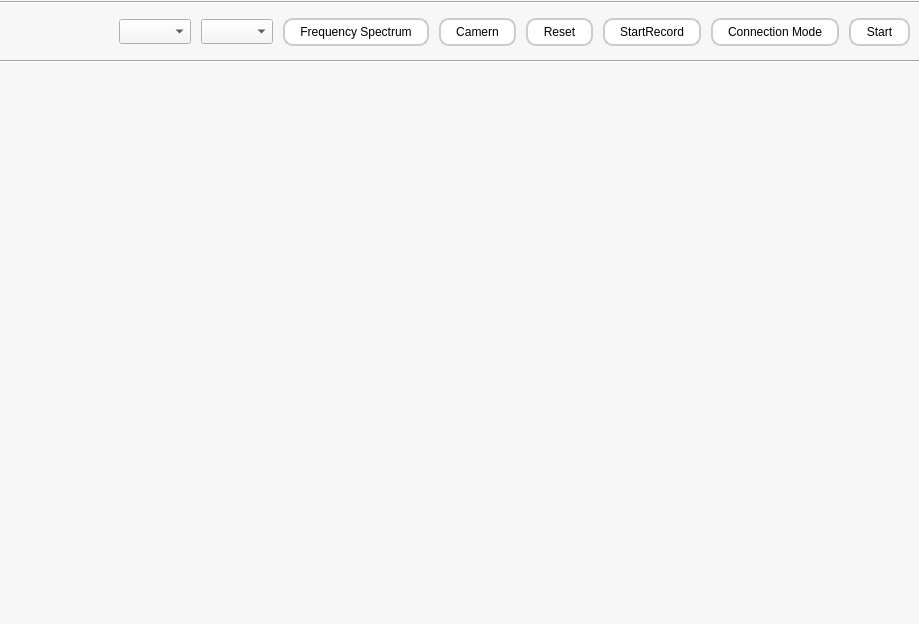
<?xml version="1.0" encoding="UTF-8"?>
<ui version="4.0">
 <class>BCAI</class>
 <widget class="QMainWindow" name="BCAI">
  <property name="geometry">
   <rect>
    <x>0</x>
    <y>0</y>
    <width>919</width>
    <height>624</height>
   </rect>
  </property>
  <property name="windowTitle">
   <string>BCAI</string>
  </property>
  <widget class="QWidget" name="centralwidget">
   <property name="styleSheet">
    <string notr="true">background-color: rgb(247, 247, 247);</string>
   </property>
   <layout class="QVBoxLayout" name="verticalLayout" stretch="0,1,0,15">
    <property name="spacing">
     <number>5</number>
    </property>
    <property name="leftMargin">
     <number>0</number>
    </property>
    <property name="topMargin">
     <number>1</number>
    </property>
    <property name="rightMargin">
     <number>0</number>
    </property>
    <property name="bottomMargin">
     <number>0</number>
    </property>
    <item>
     <widget class="Line" name="line_2">
      <property name="orientation">
       <enum>Qt::Horizontal</enum>
      </property>
     </widget>
    </item>
    <item>
     <widget class="QWidget" name="Naviwidget" native="true">
      <property name="styleSheet">
       <string notr="true">background-color: rgb(247, 247, 247);</string>
      </property>
      <layout class="QHBoxLayout" name="horizontalLayout">
       <property name="spacing">
        <number>10</number>
       </property>
       <item>
        <spacer name="horizontalSpacer">
         <property name="orientation">
          <enum>Qt::Horizontal</enum>
         </property>
         <property name="sizeHint" stdset="0">
          <size>
           <width>40</width>
           <height>20</height>
          </size>
         </property>
        </spacer>
       </item>
       <item>
        <widget class="QComboBox" name="filterComboBox">
         <property name="minimumSize">
          <size>
           <width>0</width>
           <height>25</height>
          </size>
         </property>
        </widget>
       </item>
       <item>
        <widget class="QComboBox" name="FormDatabox">
         <property name="minimumSize">
          <size>
           <width>0</width>
           <height>25</height>
          </size>
         </property>
        </widget>
       </item>
       <item>
        <widget class="QPushButton" name="fqspushButton">
         <property name="styleSheet">
          <string notr="true">QPushButton {
	font: 9pt &quot;Mongolian Baiti&quot;;
    border: 2px solid#cccccc;
    border-radius: 10px;
    padding: 5px 15px;
   background-color: rgb(255, 255, 255);
}QPushButton:hover {
             background-color: rgb(184, 184, 184);
        }</string>
         </property>
         <property name="text">
          <string>Frequency Spectrum</string>
         </property>
        </widget>
       </item>
       <item>
        <widget class="QPushButton" name="camerapushButton">
         <property name="styleSheet">
          <string notr="true">QPushButton {
	font: 9pt &quot;Mongolian Baiti&quot;;
    border: 2px solid#cccccc;
    border-radius: 10px;
    padding: 5px 15px;
   background-color: rgb(255, 255, 255);
}QPushButton:hover {
             background-color: rgb(184, 184, 184);
        }</string>
         </property>
         <property name="text">
          <string>Camern</string>
         </property>
        </widget>
       </item>
       <item>
        <widget class="QPushButton" name="chongzhipushButton">
         <property name="styleSheet">
          <string notr="true">QPushButton {
	font: 9pt &quot;Mongolian Baiti&quot;;
    border: 2px solid#cccccc;
    border-radius: 10px;
    padding: 5px 15px;
   background-color: rgb(255, 255, 255);
}QPushButton:hover {
            background-color: rgb(184, 184, 184);
        }</string>
         </property>
         <property name="text">
          <string>Reset</string>
         </property>
        </widget>
       </item>
       <item>
        <widget class="QPushButton" name="recordpushButton">
         <property name="styleSheet">
          <string notr="true">QPushButton {
	font: 9pt &quot;Mongolian Baiti&quot;;
    border: 2px solid#cccccc;
    border-radius: 10px;
    padding: 5px 15px;
   background-color: rgb(255, 255, 255);
}QPushButton:hover {
             background-color: rgb(184, 184, 184);
        }</string>
         </property>
         <property name="text">
          <string>StartRecord</string>
         </property>
        </widget>
       </item>
       <item>
        <widget class="QPushButton" name="ConnectpushButton">
         <property name="styleSheet">
          <string notr="true">QPushButton {
	font: 9pt &quot;Mongolian Baiti&quot;;
    border: 2px solid#cccccc;
    border-radius: 10px;
    padding: 5px 15px;
   background-color: rgb(255, 255, 255);
}QPushButton:hover {
            background-color: rgb(184, 184, 184);
        }</string>
         </property>
         <property name="text">
          <string>Connection Mode</string>
         </property>
        </widget>
       </item>
       <item>
        <widget class="QPushButton" name="Start_EndpushButton">
         <property name="styleSheet">
          <string notr="true">QPushButton {
	font: 9pt &quot;Mongolian Baiti&quot;;
    border: 2px solid#cccccc;
    border-radius: 10px;
    padding: 5px 15px;
   background-color: rgb(255, 255, 255);
}QPushButton:hover {
          background-color: rgb(184, 184, 184);
        }</string>
         </property>
         <property name="text">
          <string>Start</string>
         </property>
        </widget>
       </item>
      </layout>
     </widget>
    </item>
    <item>
     <widget class="Line" name="line">
      <property name="orientation">
       <enum>Qt::Horizontal</enum>
      </property>
     </widget>
    </item>
    <item>
     <widget class="QWidget" name="Eggwidget" native="true"/>
    </item>
   </layout>
  </widget>
 </widget>
 <resources/>
 <connections/>
</ui>
